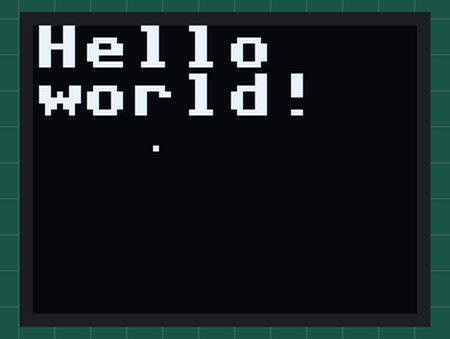
Simulated run of this program. Board: ESP8266 board running MicroPython. Shown: 64×48 one-colour display. At 0.0 s the program stops and its outputs stay as they are.

Above: at 0.1 s.

The program:

OLED.py
```python
import ssd1306
from machine import I2C, Pin
i2c = I2C(-1, Pin(5), Pin(4))
display = ssd1306.SSD1306_I2C(64, 48, i2c)
display.fill(0)
display.text("Hello", 0, 0)
display.text("world!", 0, 8)
display.pixel(20, 20, 1)
display.show()
```
